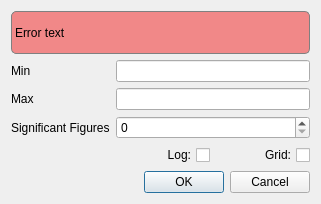
<?xml version="1.0" encoding="UTF-8"?>
<ui version="4.0">
 <class>Dialog</class>
 <widget class="QDialog" name="Dialog">
  <property name="geometry">
   <rect>
    <x>0</x>
    <y>0</y>
    <width>321</width>
    <height>204</height>
   </rect>
  </property>
  <property name="windowTitle">
   <string>Edit axis</string>
  </property>
  <layout class="QGridLayout" name="gridLayout">
   <item row="3" column="1">
    <widget class="QLabel" name="label">
     <property name="text">
      <string>Min</string>
     </property>
    </widget>
   </item>
   <item row="2" column="1" colspan="2">
    <widget class="QLabel" name="errors">
     <property name="enabled">
      <bool>true</bool>
     </property>
     <property name="styleSheet">
      <string notr="true">.QLabel{background-color: #F18888; border: 1px solid gray; border-radius: 5px}</string>
     </property>
     <property name="frameShape">
      <enum>QFrame::Box</enum>
     </property>
     <property name="frameShadow">
      <enum>QFrame::Sunken</enum>
     </property>
     <property name="text">
      <string>Error text</string>
     </property>
    </widget>
   </item>
   <item row="3" column="2">
    <widget class="QLineEdit" name="editor_min"/>
   </item>
   <item row="7" column="2">
    <widget class="QDialogButtonBox" name="buttonBox">
     <property name="orientation">
      <enum>Qt::Horizontal</enum>
     </property>
     <property name="standardButtons">
      <set>QDialogButtonBox::Cancel|QDialogButtonBox::Ok</set>
     </property>
    </widget>
   </item>
   <item row="4" column="2">
    <widget class="QLineEdit" name="editor_max"/>
   </item>
   <item row="6" column="2">
    <layout class="QHBoxLayout" name="horizontalLayout">
     <item>
      <widget class="QCheckBox" name="logBox">
       <property name="layoutDirection">
        <enum>Qt::RightToLeft</enum>
       </property>
       <property name="text">
        <string>Log:</string>
       </property>
      </widget>
     </item>
     <item>
      <widget class="QCheckBox" name="gridBox">
       <property name="layoutDirection">
        <enum>Qt::RightToLeft</enum>
       </property>
       <property name="text">
        <string>Grid:</string>
       </property>
      </widget>
     </item>
    </layout>
   </item>
   <item row="4" column="1">
    <widget class="QLabel" name="label_2">
     <property name="text">
      <string>Max</string>
     </property>
    </widget>
   </item>
   <item row="5" column="1">
    <widget class="QLabel" name="label_3">
     <property name="text">
      <string>Significant Figures</string>
     </property>
    </widget>
   </item>
   <item row="5" column="2">
    <widget class="QSpinBox" name="editor_dec_place"/>
   </item>
  </layout>
 </widget>
 <tabstops>
  <tabstop>editor_min</tabstop>
  <tabstop>editor_max</tabstop>
  <tabstop>logBox</tabstop>
  <tabstop>gridBox</tabstop>
 </tabstops>
 <resources/>
 <connections/>
</ui>
